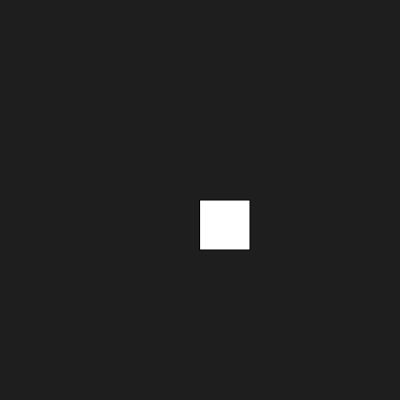
Frame 1 (no input)
Frame 60 (no input): identical to frame 1, image omitted
Frame 120 (the mouse pressed at the canvas centre since frame 60): identical to frame 1, image omitted

The p5.js sketch that drew this single still picture (run headless with seeded random() and noise() and a simulated clock; from frame 60 on, the mouse is pressed at the canvas centre):

// p5.js sketch
// ── sketch.js

function setup() {
  createCanvas(400,400);
}

function draw() 
{
  background(30);
  rect(200,200,50,50)
}
